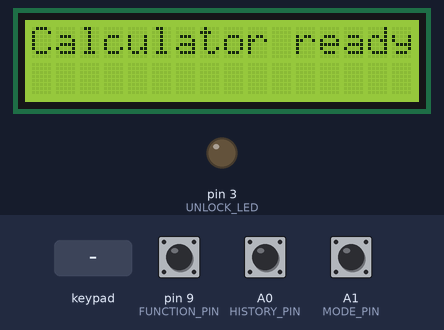
A sketch run on a simulated Arduino Uno, built with avr-gcc and run on an emulated ATmega328P. On the bench: 16×2 character LCD, output pins drawn as LEDs (lit = HIGH). Inputs (shaded band) come from the test bench; at power-on: pin 9 (FUNCTION_PIN) HIGH, A0 (HISTORY_PIN) HIGH, A1 (MODE_PIN) HIGH. What the sketch prints to the serial monitor is not drawn.

Above: at 1.2 s.
1.3 s: keypad keys 7 + 5 = pressed 0.4 s apart
At 3.7 s:
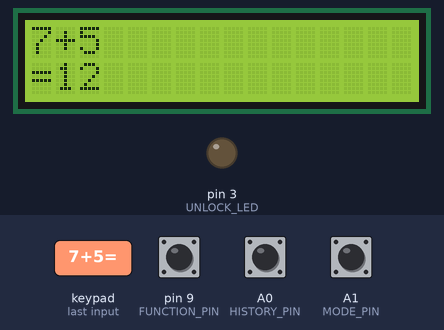
4.4 s: key '*' pressed
At 5.0 s:
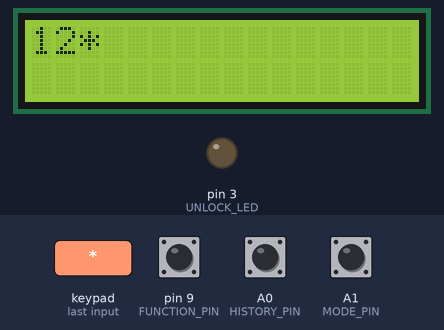
5.9 s: keypad keys 6 * 7 = pressed 0.4 s apart
At 7.4 s:
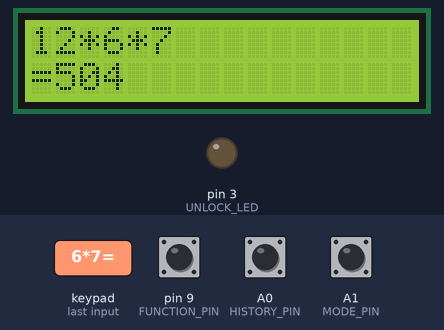
9.0 s: key '/' pressed
At 10.0 s:
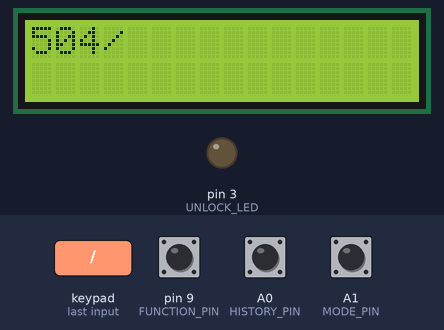
10.5 s: pin 9 (FUNCTION_PIN) pulled LOW for 0.15 s
At 10.9 s:
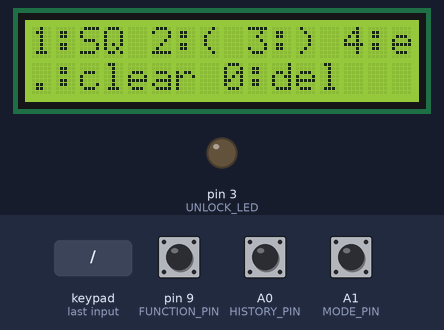
12.1 s: A0 (HISTORY_PIN) pulled LOW for 0.15 s
At 13.2 s:
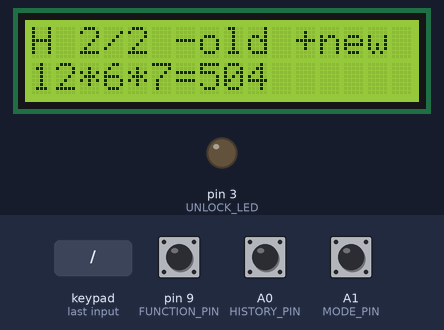
Timing chart, 0 to 14.7 s (numbered marks = the images above; inputs shaded):
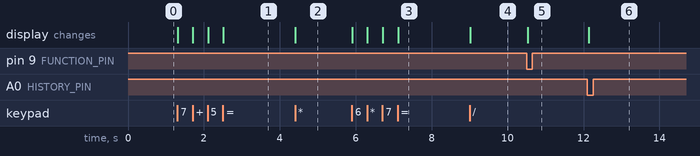

Measured:
- after the input at 1.3 s, the display: first changes at once (image 1 shows a later state)
- after the input at 4.4 s, the display: changes at once (image 2)
- after the input at 5.9 s, the display: first changes at once (image 3 shows a later state)
- after the input at 9.0 s, the display: changes at once (image 4)
- after the input at 10.5 s, the display: changes at once (image 5)
- after the input at 12.1 s, the display: changes at once (image 6)

The sketch:

exp02.ino
```cpp
#include <Keypad.h>
#include <LiquidCrystal.h>
#include <math.h>

// Existing Experiment-2 wiring (unchanged).
LiquidCrystal lcd(8, 2, 10, 11, 12, 13);
const byte ROWS = 4, COLS = 4;
char keys[ROWS][COLS] = {
  {'1','2','3','+'}, {'4','5','6','-'},
  {'7','8','9','*'}, {'.','0','=','/'}
};
byte rowPins[ROWS] = {A5, A4, A3, A2};
byte colPins[COLS] = {7, 6, 5, 4};
Keypad keypad = Keypad(makeKeymap(keys), rowPins, colPins, ROWS, COLS);

// Three push buttons go from these pins to GND (INPUT_PULLUP).
const byte FUNCTION_PIN = 9;   // next key uses the function layer
const byte HISTORY_PIN  = A0;  // enter/leave history
const byte MODE_PIN     = A1;  // calculator <-> digi-lock
const byte UNLOCK_LED   = 3;   // D3 -> 220 ohm -> LED -> GND

enum Mode { CALCULATOR, DIGILOCK };
Mode mode = CALCULATOR;
String expression;
bool resultShown = false, functionLayer = false, historyMode = false;
bool unlocked = false;
String passwordInput;
const char *PASSWORDS[] = {"12A3", "45B6", "78C9"};
byte failedAttempts = 0;
bool blocked = false;
unsigned long blockedAt = 0;

const byte MAX_EXPRESSION = 40;
const byte HISTORY_SIZE = 5;
String history[HISTORY_SIZE];
byte historyCount = 0, historyView = 0;
byte scrollOffset = 0;
unsigned long scrollAt = 0;

struct Button { byte pin; bool raw, stable; unsigned long changed; };
Button functionButton = {FUNCTION_PIN, HIGH, HIGH, 0};
Button historyButton  = {HISTORY_PIN,  HIGH, HIGH, 0};
Button modeButton     = {MODE_PIN,     HIGH, HIGH, 0};

const char *parseAt;
bool parseOK;
byte parseDepth;
const char *parseError;

void fail(const char *message) { if (parseOK) parseError = message; parseOK = false; }

void showExpression() {
  lcd.clear();
  String shown = expression;
  if (shown.length() > 16) shown = shown.substring(shown.length() - 16);
  lcd.print(shown);
}

bool pressed(Button &b) {
  bool now = digitalRead(b.pin);
  if (now != b.raw) { b.raw = now; b.changed = millis(); }
  if (now != b.stable && millis() - b.changed >= 30) {
    b.stable = now;
    return now == LOW;
  }
  return false;
}

void addHistory(const String &entry) {
  if (historyCount < HISTORY_SIZE) history[historyCount++] = entry;
  else {
    for (byte i = 1; i < HISTORY_SIZE; ++i) history[i - 1] = history[i];
    history[HISTORY_SIZE - 1] = entry;
  }
  Serial.print(millis()); Serial.print("\tCALC\t"); Serial.println(entry);
}

void logEdit() {
  Serial.print(millis()); Serial.print("\tEDIT\t"); Serial.println(expression);
}

void displayHistory() {
  lcd.clear();
  lcd.print("H "); lcd.print(historyView + 1); lcd.print('/'); lcd.print(historyCount); lcd.print(" -old +new");
  lcd.setCursor(0, 1);
  lcd.print(history[historyView].substring(scrollOffset, scrollOffset + 16));
}

void skipSpaces() { while (*parseAt == ' ') ++parseAt; }
float parseExpression();

float parseNumber() {
  skipSpaces();
  bool haveDigit = false;
  float value = 0, scale = 0.1;
  while (*parseAt >= '0' && *parseAt <= '9') {
    haveDigit = true; value = value * 10 + (*parseAt++ - '0');
  }
  if (*parseAt == '.') {
    ++parseAt;
    while (*parseAt >= '0' && *parseAt <= '9') {
      haveDigit = true; value += (*parseAt++ - '0') * scale; scale *= 0.1;
    }
  }
  if (!haveDigit) fail("Syntax error");
  // Scientific notation supports large/small results and chaining them.
  if (*parseAt == 'e' || *parseAt == 'E') {
    ++parseAt; bool negative = false;
    if (*parseAt == '+' || *parseAt == '-') negative = (*parseAt++ == '-');
    if (*parseAt < '0' || *parseAt > '9') fail("Bad exponent");
    int exponent = 0;
    while (*parseAt >= '0' && *parseAt <= '9') {
      exponent = exponent * 10 + (*parseAt++ - '0');
      if (exponent > 45) { fail("Range error"); return 0; }
    }
    // Repeated scaling avoids forming 10^39 as an intermediate float.
    while (exponent--) value = negative ? value / 10 : value * 10;
  }
  if (!isfinite(value)) fail("Overflow");
  return value;
}

float parsePrimary();
float primaryBody() {
  skipSpaces();
  if (*parseAt == '+') { ++parseAt; return parsePrimary(); }
  if (*parseAt == '-') { ++parseAt; return -parsePrimary(); }
  if (strncmp(parseAt, "sqrt(", 5) == 0) {
    parseAt += 5;
    float v = parseExpression();
    if (*parseAt != ')') { fail("Missing )"); return 0; }
    if (v < 0) { fail("Negative sqrt"); return 0; }
    ++parseAt; return sqrt(v);
  }
  if (*parseAt == '(') {
    ++parseAt;
    float v = parseExpression();
    if (*parseAt != ')') fail("Missing )"); else ++parseAt;
    return v;
  }
  return parseNumber();
}

float parsePrimary() {
  if (!parseOK) return 0;
  if (parseDepth >= 6) { fail("Too much nesting"); return 0; }
  ++parseDepth; float value = primaryBody(); --parseDepth;
  return value;
}

float parseTerm() {
  float v = parsePrimary();
  while (parseOK) {
    skipSpaces(); char op = *parseAt;
    if (op != '*' && op != '/') break;
    ++parseAt; float rhs = parsePrimary();
    if (op == '*') v *= rhs;
    else if (rhs == 0) { fail("Divide by zero"); return 0; }
    else v /= rhs;
    if (!isfinite(v)) fail("Overflow");
  }
  return v;
}

float parseExpression() {
  float v = parseTerm();
  while (parseOK) {
    skipSpaces(); char op = *parseAt;
    if (op != '+' && op != '-') break;
    ++parseAt; float rhs = parseTerm();
    v = (op == '+') ? v + rhs : v - rhs;
    if (!isfinite(v)) fail("Overflow");
  }
  return v;
}

bool evaluate(const String &text, float &answer) {
  parseAt = text.c_str(); parseOK = true; parseDepth = 0; parseError = "Syntax error";
  if (!text.length() || text.length() > MAX_EXPRESSION) fail("Empty/too long");
  answer = parseExpression(); skipSpaces();
  if (*parseAt != '\0') fail("Syntax error");
  if (!isfinite(answer)) fail("Overflow");
  return parseOK;
}

String formatNumber(float value) {
  if (value == 0) return "0";
  char buffer[24];
  float magnitude = fabs(value);
  if (magnitude >= 0.0001 && magnitude < 10000000) {
    int decimals = 6 - (int)floor(log10(magnitude));
    dtostrf(value, 1, decimals, buffer);
    String result(buffer);
    if (result.indexOf('.') >= 0) {
      while (result.endsWith("0")) result.remove(result.length() - 1);
      if (result.endsWith(".")) result.remove(result.length() - 1);
    }
    return result;
  }
  dtostre(value, buffer, 6, 0); // seven significant digits; fits the LCD
  return String(buffer);
}

void evaluateAndDisplay() {
  float answer;
  lcd.setCursor(0, 1); lcd.print("                "); lcd.setCursor(0, 1);
  if (!evaluate(expression, answer)) {
    lcd.print(parseError); addHistory(expression + "=" + parseError);
  } else {
    String result = formatNumber(answer);
    lcd.print('='); lcd.print(result.substring(0, 15));
    addHistory(expression + "=" + result);
  }
  resultShown = true;
}

String lastResult;
bool lastSuccess = false;

void appendInput(const String &text) {
  if (expression.length() + text.length() > MAX_EXPRESSION) {
    lcd.setCursor(0, 1); lcd.print("Input full (40)"); return;
  }
  expression += text; showExpression(); logEdit();
}

void calculatorKey(char key) {
  if (historyMode) {
    if (!historyCount) return;
    if (key == '+' && historyView + 1 < historyCount) ++historyView;
    if (key == '-' && historyView > 0) --historyView;
    scrollOffset = 0; scrollAt = millis(); displayHistory(); return;
  }
  if (functionLayer) {
    functionLayer = false;
    if (resultShown && (key == '1' || key == '2')) expression = "";
    resultShown = false;
    if (key == '1') { appendInput("sqrt("); return; }
    else if (key == '2') { appendInput("("); return; }
    else if (key == '3') { appendInput(")"); return; }
    else if (key == '4') { appendInput("e"); return; }
    else if (key == '.') { expression = ""; resultShown = false; }
    else if (key == '0' && expression.length()) expression.remove(expression.length() - 1);
    showExpression(); logEdit(); return;
  }
  if (key == '=') {
    if (resultShown) return;
    evaluateAndDisplay();
    float value; lastSuccess = evaluate(expression, value);
    if (lastSuccess) lastResult = formatNumber(value);
    return;
  }
  if (resultShown) {
    if ((key >= '0' && key <= '9') || key == '.' || !lastSuccess) expression = "";
    else expression = lastResult;
  }
  resultShown = false;
  appendInput(String(key));
}

void showLockPrompt() {
  lcd.clear(); lcd.print("PIN then ="); lcd.setCursor(0, 1);
  if (blocked) { lcd.clear(); lcd.print("LOCKED 15 sec"); return; }
  for (byte i = 0; i < passwordInput.length(); ++i) lcd.print('*');
}

void lockKey(char key) {
  if (blocked) return;
  if (unlocked) { unlocked = false; digitalWrite(UNLOCK_LED, LOW); passwordInput = ""; showLockPrompt(); return; }
  if (key == '=') {
    bool correct = false;
    for (byte i = 0; i < 3; ++i) if (passwordInput == PASSWORDS[i]) correct = true;
    lcd.clear();
    if (correct) {
      unlocked = true; failedAttempts = 0; digitalWrite(UNLOCK_LED, HIGH);
      lcd.print("ACCESS GRANTED"); lcd.setCursor(0, 1); lcd.print("Any key locks");
      Serial.print(millis()); Serial.println("\tLOCK\tACCESS GRANTED");
    } else {
      ++failedAttempts; lcd.print("ACCESS DENIED");
      Serial.print(millis()); Serial.println("\tLOCK\tACCESS DENIED");
      if (failedAttempts >= 3) { blocked = true; blockedAt = millis(); failedAttempts = 0; lcd.setCursor(0, 1); lcd.print("Wait 15 seconds"); }
      else { lcd.setCursor(0, 1); lcd.print("Try again"); }
      passwordInput = "";
    }
    return;
  }
  if (key == '.') passwordInput = "";
  else if (passwordInput.length() < 12) {
    if (key == '+') key = 'A'; else if (key == '-') key = 'B';
    else if (key == '*') key = 'C'; else if (key == '/') key = 'D';
    passwordInput += key;
  }
  showLockPrompt();
}

void setup() {
  Serial.begin(9600);
  lcd.begin(16, 2);
  pinMode(FUNCTION_PIN, INPUT_PULLUP); pinMode(HISTORY_PIN, INPUT_PULLUP);
  pinMode(MODE_PIN, INPUT_PULLUP); pinMode(UNLOCK_LED, OUTPUT);
  digitalWrite(UNLOCK_LED, LOW);
  expression.reserve(MAX_EXPRESSION + 1); passwordInput.reserve(13); lastResult.reserve(24);
  for (byte i = 0; i < HISTORY_SIZE; ++i) history[i].reserve(64);
  lcd.print("Calculator ready");
  Serial.println("uptime_ms\ttype\ttransaction");
}

void loop() {
  // Poll every button in every mode, to avoid carrying a stale press.
  bool modePressed = pressed(modeButton);
  bool functionPressed = pressed(functionButton);
  bool historyPressed = pressed(historyButton);
  if (blocked && millis() - blockedAt >= 15000UL) {
    blocked = false;
    if (mode == DIGILOCK) showLockPrompt();
  }
  if (modePressed) {
    mode = (mode == CALCULATOR) ? DIGILOCK : CALCULATOR;
    historyMode = functionLayer = false; passwordInput = "";
    unlocked = false; digitalWrite(UNLOCK_LED, LOW);
    resultShown = false;
    if (mode == CALCULATOR) showExpression(); else showLockPrompt();
  }
  if (mode == CALCULATOR && functionPressed && !historyMode) {
    functionLayer = !functionLayer;
    if (functionLayer) { lcd.clear(); lcd.print("1:SQ 2:( 3:) 4:e"); lcd.setCursor(0,1); lcd.print(".:clear 0:del"); }
    else showExpression();
  }
  if (mode == CALCULATOR && historyPressed) {
    functionLayer = false; scrollOffset = 0; scrollAt = millis();
    historyMode = !historyMode;
    if (historyMode && historyCount) { historyView = historyCount - 1; displayHistory(); }
    else if (historyMode) { lcd.clear(); lcd.print("History empty"); }
    else showExpression();
  }
  if (historyMode && historyCount && millis() - scrollAt >= 700UL) {
    scrollAt = millis();
    byte length = history[historyView].length();
    if (length > 16) { scrollOffset = (scrollOffset < length - 16) ? scrollOffset + 1 : 0; displayHistory(); }
  }
  char key = keypad.getKey();
  if (key) { if (mode == CALCULATOR) calculatorKey(key); else lockKey(key); }
}
```
